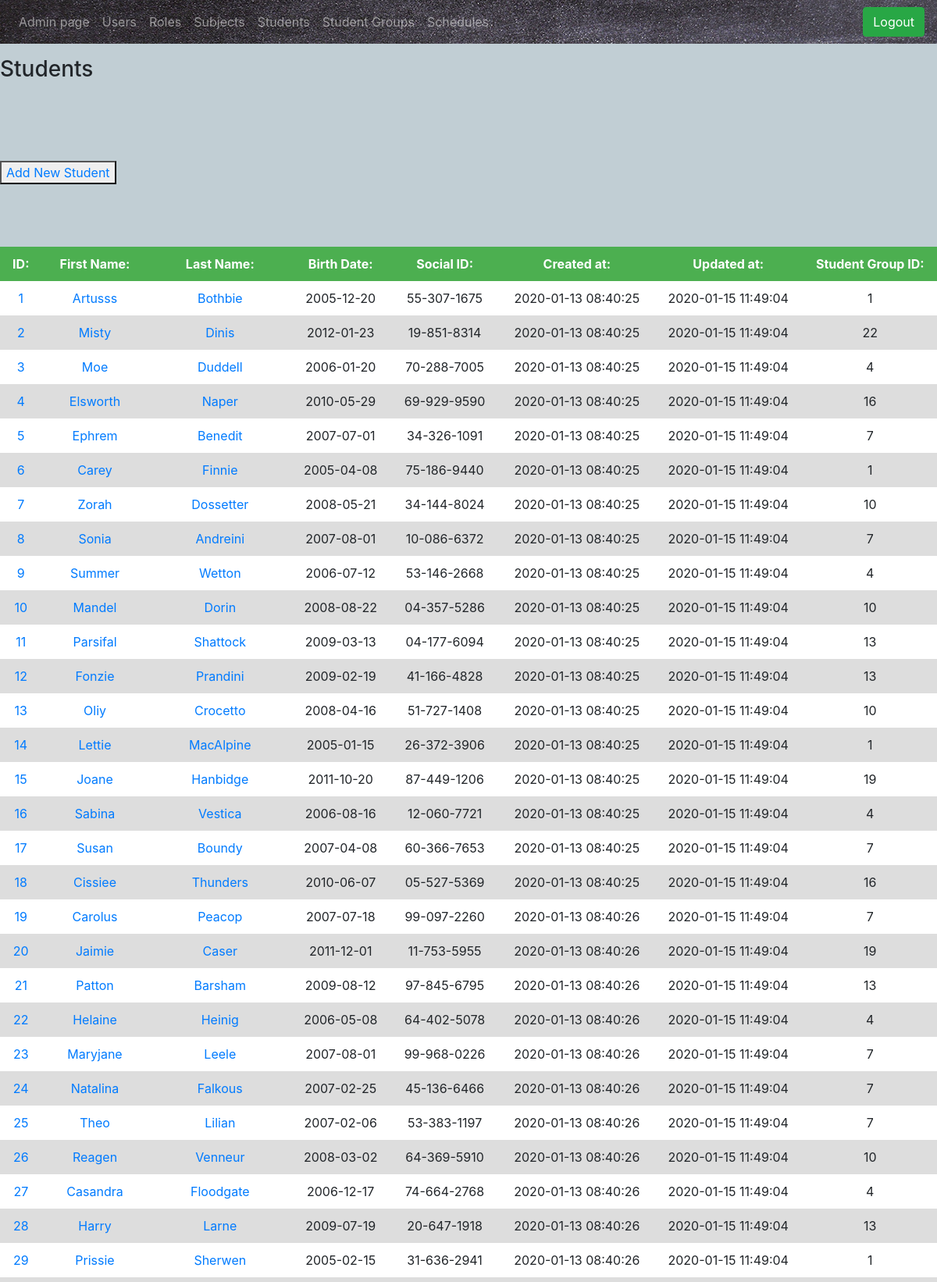
/students (upper part), run on the app's committed database.
### tables this page shows
CREATE TABLE IF NOT EXISTS `students` (
  `id` int(11) NOT NULL AUTO_INCREMENT,
  `first_name` varchar(45) NOT NULL,
  `last_name` varchar(45) NOT NULL,
  `date_of_birth` date NOT NULL,
  `social_id` varchar(20) NOT NULL,
  `created_at` timestamp NOT NULL DEFAULT CURRENT_TIMESTAMP,
  `updated_at` timestamp NOT NULL DEFAULT CURRENT_TIMESTAMP ON UPDATE CURRENT_TIMESTAMP,
  `student_group_id` int(11) DEFAULT NULL,
  `parent_id` int(11) DEFAULT NULL,
  PRIMARY KEY (`id`),
  KEY `student_group_id_fk_idx` (`student_group_id`),
  KEY `student_group_fk_id_idx` (`student_group_id`),
  KEY `parent_id` (`parent_id`)
);

### app/libraries/View.php (called while the page is built, shortened)
<?php
class View
{
    public function loadPage($dir_name, $partial_name)
    {
        include './app/views/'.$dir_name.'/inc/header.php';
        include './app/views/'.$dir_name.'/'.$partial_name.'.php';
        include './app/views/'.$dir_name.'/inc/footer.php';
    }
}

### app/controllers/StudentController.php (called while the page is built, shortened)
<?php
class StudentController
{
    public function showAll()
    {
        $base_model = new BaseModel();
        $base_model->showAll('students');
        $view = new View();
        $view->data = $base_model->showAll('students');
        $view->loadPage('admin', 'students');
    }
}

### index.php (called while the page is built, shortened)
<?php
$router = new Router();

### app/models/BaseModel.php (called while the page is built, shortened)
<?php
class BaseModel
{
    public function showAll($table)
    {
        require('./app/db.php');
        $sql = $conn->prepare('select *  from '.$table.'');
        $sql->execute();
        $results = [];
        while ($row = $sql->fetchAll()) {
            $results = $row;
        }
        return $results;
    }
}

### app/views/admin/students.php (the view, shortened to what this page needs)
<h3>Students</h3>
<div class="subject">
    <button><a href="/students/add">Add New Student</a></button>
</div>
    <table id="myTable">
    <tr>
        <th>ID:</td>
        <th>First Name:</th>
        <th>Last Name:</th>
        <th>Birth Date:</th>
        <th>Social ID:</th>
        <th>Created at:</th>
        <th>Updated at:</th>
        <th>Student Group ID:</th>
    </tr>
    <?php foreach ($this->data as $key => $value) : ?>
    <?php $id = $value['id']; ?>
    <tr>
        <td><a href="/students/<?= $id ?>"> <?php echo $value['id']; ?></a></td>
        <td><a href="/students/<?= $id ?>"> <?php echo $value['first_name']; ?></a></td>
        <td><a href="/students/<?= $id ?>"> <?php echo $value['last_name']; ?></a></td>
        <td> <?php echo $value['date_of_birth']; ?> </td>
        <td> <?php echo $value['social_id']; ?> </td>
        <td> <?php echo $value['created_at']; ?> </td>
        <td> <?php echo $value['updated_at']; ?></td>
        <td> <?php echo $value['student_group_id']; ?> </td>
    </tr>
        <?php endforeach; ?>
</table>

### public/css/style.css (style rules this page uses)
html,body { margin: 0 auto; }
body { background: url(../img/siva.jpg) no-repeat fixed; background-size: cover; }
.subject { margin-top: 100px; }
#myTable { position: relative; border-collapse: collapse; width: 100%; background-color: #dddddd; table-layout: auto; box-shadow: 10px 10px 5px grey; padding-top: 30px; margin-bottom: 60px; margin-top: 80px; }
th, td { padding: 10px; text-align: center; }
tr:nth-child(even) { background-color: white; }
th { background-color: #4CAF50; color: white; font-size: 16px; text-align: center; }

### data on the page
students: id "1", first_name "Artusss", last_name "Bothbie", date_of_birth "2005-12-20", social "55-307-1675", created_at "2020-01-13 08:40:25", updated_at "2020-01-15 11:49:04", student_group "1"
students: id "2", first_name "Misty", last_name "Dinis", date_of_birth "2012-01-23", social "19-851-8314", created_at "2020-01-13 08:40:25", updated_at "2020-01-15 11:49:04", student_group "22"
students: id "3", first_name "Moe", last_name "Duddell", date_of_birth "2006-01-20", social "70-288-7005", created_at "2020-01-13 08:40:25", updated_at "2020-01-15 11:49:04", student_group "4"
students: id "4", first_name "Elsworth", last_name "Naper", date_of_birth "2010-05-29", social "69-929-9590", created_at "2020-01-13 08:40:25", updated_at "2020-01-15 11:49:04", student_group "16"
students: id "5", first_name "Ephrem", last_name "Benedit", date_of_birth "2007-07-01", social "34-326-1091", created_at "2020-01-13 08:40:25", updated_at "2020-01-15 11:49:04", student_group "7"
students: id "6", first_name "Carey", last_name "Finnie", date_of_birth "2005-04-08", social "75-186-9440", created_at "2020-01-13 08:40:25", updated_at "2020-01-15 11:49:04", student_group "1"
students: id "7", first_name "Zorah", last_name "Dossetter", date_of_birth "2008-05-21", social "34-144-8024", created_at "2020-01-13 08:40:25", updated_at "2020-01-15 11:49:04", student_group "10"
students: id "8", first_name "Sonia", last_name "Andreini", date_of_birth "2007-08-01", social "10-086-6372", created_at "2020-01-13 08:40:25", updated_at "2020-01-15 11:49:04", student_group "7"
students: id "9", first_name "Summer", last_name "Wetton", date_of_birth "2006-07-12", social "53-146-2668", created_at "2020-01-13 08:40:25", updated_at "2020-01-15 11:49:04", student_group "4"
students: id "10", first_name "Mandel", last_name "Dorin", date_of_birth "2008-08-22", social "04-357-5286", created_at "2020-01-13 08:40:25", updated_at "2020-01-15 11:49:04", student_group "10"
students: id "11", first_name "Parsifal", last_name "Shattock", date_of_birth "2009-03-13", social "04-177-6094", created_at "2020-01-13 08:40:25", updated_at "2020-01-15 11:49:04", student_group "13"
students: id "12", first_name "Fonzie", last_name "Prandini", date_of_birth "2009-02-19", social "41-166-4828", created_at "2020-01-13 08:40:25", updated_at "2020-01-15 11:49:04", student_group "13"
students: id "13", first_name "Oliy", last_name "Crocetto", date_of_birth "2008-04-16", social "51-727-1408", created_at "2020-01-13 08:40:25", updated_at "2020-01-15 11:49:04", student_group "10"
students: id "14", first_name "Lettie", last_name "MacAlpine", date_of_birth "2005-01-15", social "26-372-3906", created_at "2020-01-13 08:40:25", updated_at "2020-01-15 11:49:04", student_group "1"
students: id "15", first_name "Joane", last_name "Hanbidge", date_of_birth "2011-10-20", social "87-449-1206", created_at "2020-01-13 08:40:25", updated_at "2020-01-15 11:49:04", student_group "19"
students: id "16", first_name "Sabina", last_name "Vestica", date_of_birth "2006-08-16", social "12-060-7721", created_at "2020-01-13 08:40:25", updated_at "2020-01-15 11:49:04", student_group "4"
students: id "17", first_name "Susan", last_name "Boundy", date_of_birth "2007-04-08", social "60-366-7653", created_at "2020-01-13 08:40:25", updated_at "2020-01-15 11:49:04", student_group "7"
students: id "18", first_name "Cissiee", last_name "Thunders", date_of_birth "2010-06-07", social "05-527-5369", created_at "2020-01-13 08:40:25", updated_at "2020-01-15 11:49:04", student_group "16"
students: id "19", first_name "Carolus", last_name "Peacop", date_of_birth "2007-07-18", social "99-097-2260", created_at "2020-01-13 08:40:26", updated_at "2020-01-15 11:49:04", student_group "7"
students: id "20", first_name "Jaimie", last_name "Caser", date_of_birth "2011-12-01", social "11-753-5955", created_at "2020-01-13 08:40:26", updated_at "2020-01-15 11:49:04", student_group "19"
students: id "21", first_name "Patton", last_name "Barsham", date_of_birth "2009-08-12", social "97-845-6795", created_at "2020-01-13 08:40:26", updated_at "2020-01-15 11:49:04", student_group "13"
students: id "22", first_name "Helaine", last_name "Heinig", date_of_birth "2006-05-08", social "64-402-5078", created_at "2020-01-13 08:40:26", updated_at "2020-01-15 11:49:04", student_group "4"
students: id "23", first_name "Maryjane", last_name "Leele", date_of_birth "2007-08-01", social "99-968-0226", created_at "2020-01-13 08:40:26", updated_at "2020-01-15 11:49:04", student_group "7"
students: id "24", first_name "Natalina", last_name "Falkous", date_of_birth "2007-02-25", social "45-136-6466", created_at "2020-01-13 08:40:26", updated_at "2020-01-15 11:49:04", student_group "7"
students: id "25", first_name "Theo", last_name "Lilian", date_of_birth "2007-02-06", social "53-383-1197", created_at "2020-01-13 08:40:26", updated_at "2020-01-15 11:49:04", student_group "7"
students: id "26", first_name "Reagen", last_name "Venneur", date_of_birth "2008-03-02", social "64-369-5910", created_at "2020-01-13 08:40:26", updated_at "2020-01-15 11:49:04", student_group "10"
students: id "27", first_name "Casandra", last_name "Floodgate", date_of_birth "2006-12-17", social "74-664-2768", created_at "2020-01-13 08:40:26", updated_at "2020-01-15 11:49:04", student_group "4"
students: id "28", first_name "Harry", last_name "Larne", date_of_birth "2009-07-19", social "20-647-1918", created_at "2020-01-13 08:40:26", updated_at "2020-01-15 11:49:04", student_group "13"
students: id "29", first_name "Prissie", last_name "Sherwen", date_of_birth "2005-02-15", social "31-636-2941", created_at "2020-01-13 08:40:26", updated_at "2020-01-15 11:49:04", student_group "1"
